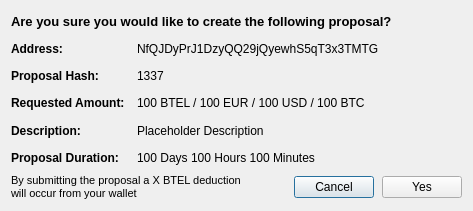
<?xml version="1.0" encoding="UTF-8"?>
<ui version="4.0">
 <class>SendCommunityFundDialog</class>
 <widget class="QDialog" name="SendCommunityFundDialog">
  <property name="geometry">
   <rect>
    <x>0</x>
    <y>0</y>
    <width>473</width>
    <height>211</height>
   </rect>
  </property>
  <property name="sizePolicy">
   <sizepolicy hsizetype="Preferred" vsizetype="Expanding">
    <horstretch>0</horstretch>
    <verstretch>0</verstretch>
   </sizepolicy>
  </property>
  <property name="windowTitle">
   <string>Confirm Proposal Details</string>
  </property>
  <layout class="QVBoxLayout" name="verticalLayout_2">
   <item>
    <layout class="QVBoxLayout" name="verticalLayoutCommunityFundDialog">
     <property name="sizeConstraint">
      <enum>QLayout::SetMinimumSize</enum>
     </property>
     <item>
      <widget class="QLabel" name="labelQuestionTitle">
       <property name="font">
        <font>
         <pointsize>10</pointsize>
         <weight>75</weight>
         <bold>true</bold>
        </font>
       </property>
       <property name="text">
        <string>Are you sure you would like to create the following proposal?</string>
       </property>
      </widget>
     </item>
     <item>
      <layout class="QHBoxLayout" name="horizontalLayoutAddress">
       <item>
        <widget class="QLabel" name="labelAddressTitle">
         <property name="sizePolicy">
          <sizepolicy hsizetype="Fixed" vsizetype="Preferred">
           <horstretch>0</horstretch>
           <verstretch>0</verstretch>
          </sizepolicy>
         </property>
         <property name="minimumSize">
          <size>
           <width>120</width>
           <height>0</height>
          </size>
         </property>
         <property name="maximumSize">
          <size>
           <width>120</width>
           <height>16777215</height>
          </size>
         </property>
         <property name="font">
          <font>
           <pointsize>9</pointsize>
           <weight>75</weight>
           <bold>true</bold>
          </font>
         </property>
         <property name="text">
          <string>Address:</string>
         </property>
        </widget>
       </item>
       <item>
        <widget class="QLabel" name="labelAddress">
         <property name="sizePolicy">
          <sizepolicy hsizetype="Preferred" vsizetype="Preferred">
           <horstretch>0</horstretch>
           <verstretch>0</verstretch>
          </sizepolicy>
         </property>
         <property name="text">
          <string>NfQJDyPrJ1DzyQQ29jQyewhS5qT3x3TMTG</string>
         </property>
        </widget>
       </item>
      </layout>
     </item>
     <item>
      <layout class="QHBoxLayout" name="horizontalLayoutProposalHash">
       <item>
        <widget class="QLabel" name="labelProposalHashTitle">
         <property name="sizePolicy">
          <sizepolicy hsizetype="Fixed" vsizetype="Preferred">
           <horstretch>0</horstretch>
           <verstretch>0</verstretch>
          </sizepolicy>
         </property>
         <property name="minimumSize">
          <size>
           <width>120</width>
           <height>0</height>
          </size>
         </property>
         <property name="maximumSize">
          <size>
           <width>120</width>
           <height>16777215</height>
          </size>
         </property>
         <property name="font">
          <font>
           <weight>75</weight>
           <bold>true</bold>
          </font>
         </property>
         <property name="text">
          <string>Proposal Hash:</string>
         </property>
        </widget>
       </item>
       <item>
        <widget class="QLabel" name="labelProposalHash">
         <property name="sizePolicy">
          <sizepolicy hsizetype="Minimum" vsizetype="Preferred">
           <horstretch>0</horstretch>
           <verstretch>0</verstretch>
          </sizepolicy>
         </property>
         <property name="text">
          <string>1337</string>
         </property>
        </widget>
       </item>
      </layout>
     </item>
     <item>
      <layout class="QHBoxLayout" name="horizontalLayoutRequestedAmount">
       <item>
        <widget class="QLabel" name="labelRequestedAmountTitle">
         <property name="sizePolicy">
          <sizepolicy hsizetype="Fixed" vsizetype="Preferred">
           <horstretch>0</horstretch>
           <verstretch>0</verstretch>
          </sizepolicy>
         </property>
         <property name="minimumSize">
          <size>
           <width>120</width>
           <height>0</height>
          </size>
         </property>
         <property name="maximumSize">
          <size>
           <width>120</width>
           <height>16777215</height>
          </size>
         </property>
         <property name="font">
          <font>
           <weight>75</weight>
           <bold>true</bold>
          </font>
         </property>
         <property name="text">
          <string>Requested Amount:</string>
         </property>
        </widget>
       </item>
       <item>
        <widget class="QLabel" name="labelRequestedAmount">
         <property name="text">
          <string>100 BTEL / 100 EUR / 100 USD / 100 BTC</string>
         </property>
        </widget>
       </item>
      </layout>
     </item>
     <item>
      <layout class="QHBoxLayout" name="horizontalLayoutDescription">
       <property name="sizeConstraint">
        <enum>QLayout::SetMinimumSize</enum>
       </property>
       <item>
        <widget class="QLabel" name="labelDescriptionTitle">
         <property name="sizePolicy">
          <sizepolicy hsizetype="Fixed" vsizetype="Minimum">
           <horstretch>0</horstretch>
           <verstretch>0</verstretch>
          </sizepolicy>
         </property>
         <property name="minimumSize">
          <size>
           <width>120</width>
           <height>0</height>
          </size>
         </property>
         <property name="maximumSize">
          <size>
           <width>120</width>
           <height>16777215</height>
          </size>
         </property>
         <property name="font">
          <font>
           <weight>75</weight>
           <bold>true</bold>
          </font>
         </property>
         <property name="text">
          <string>Description:</string>
         </property>
         <property name="alignment">
          <set>Qt::AlignLeading|Qt::AlignLeft|Qt::AlignVCenter</set>
         </property>
        </widget>
       </item>
       <item>
        <widget class="QLabel" name="labelDescription">
         <property name="sizePolicy">
          <sizepolicy hsizetype="Preferred" vsizetype="Minimum">
           <horstretch>0</horstretch>
           <verstretch>0</verstretch>
          </sizepolicy>
         </property>
         <property name="text">
          <string>Placeholder Description</string>
         </property>
         <property name="wordWrap">
          <bool>true</bool>
         </property>
        </widget>
       </item>
      </layout>
     </item>
     <item>
      <layout class="QHBoxLayout" name="horizontalLayoutDuration">
       <item>
        <widget class="QLabel" name="labelDurationTitle">
         <property name="sizePolicy">
          <sizepolicy hsizetype="Fixed" vsizetype="Preferred">
           <horstretch>0</horstretch>
           <verstretch>0</verstretch>
          </sizepolicy>
         </property>
         <property name="minimumSize">
          <size>
           <width>120</width>
           <height>0</height>
          </size>
         </property>
         <property name="maximumSize">
          <size>
           <width>120</width>
           <height>16777215</height>
          </size>
         </property>
         <property name="font">
          <font>
           <weight>75</weight>
           <bold>true</bold>
          </font>
         </property>
         <property name="text">
          <string>Proposal Duration:</string>
         </property>
        </widget>
       </item>
       <item>
        <widget class="QLabel" name="labelDuration">
         <property name="text">
          <string>100 Days 100 Hours 100 Minutes</string>
         </property>
        </widget>
       </item>
      </layout>
     </item>
     <item>
      <layout class="QHBoxLayout" name="horizontalLayoutButton">
       <item>
        <widget class="QLabel" name="labelWarning">
         <property name="font">
          <font>
           <pointsize>8</pointsize>
          </font>
         </property>
         <property name="text">
          <string>By submitting the proposal a X BTEL deduction will occur from your wallet </string>
         </property>
         <property name="wordWrap">
          <bool>true</bool>
         </property>
        </widget>
       </item>
       <item>
        <spacer name="horizontalSpacerButtonLeft">
         <property name="orientation">
          <enum>Qt::Horizontal</enum>
         </property>
         <property name="sizeHint" stdset="0">
          <size>
           <width>40</width>
           <height>20</height>
          </size>
         </property>
        </spacer>
       </item>
       <item>
        <widget class="QPushButton" name="pushButtonCancel">
         <property name="text">
          <string>Cancel</string>
         </property>
        </widget>
       </item>
       <item>
        <spacer name="horizontalSpacerButtonMiddle">
         <property name="orientation">
          <enum>Qt::Horizontal</enum>
         </property>
         <property name="sizeType">
          <enum>QSizePolicy::Minimum</enum>
         </property>
         <property name="sizeHint" stdset="0">
          <size>
           <width>2</width>
           <height>20</height>
          </size>
         </property>
        </spacer>
       </item>
       <item>
        <widget class="QPushButton" name="pushButtonYes">
         <property name="text">
          <string>Yes</string>
         </property>
        </widget>
       </item>
      </layout>
     </item>
    </layout>
   </item>
  </layout>
 </widget>
 <resources/>
 <connections/>
</ui>
